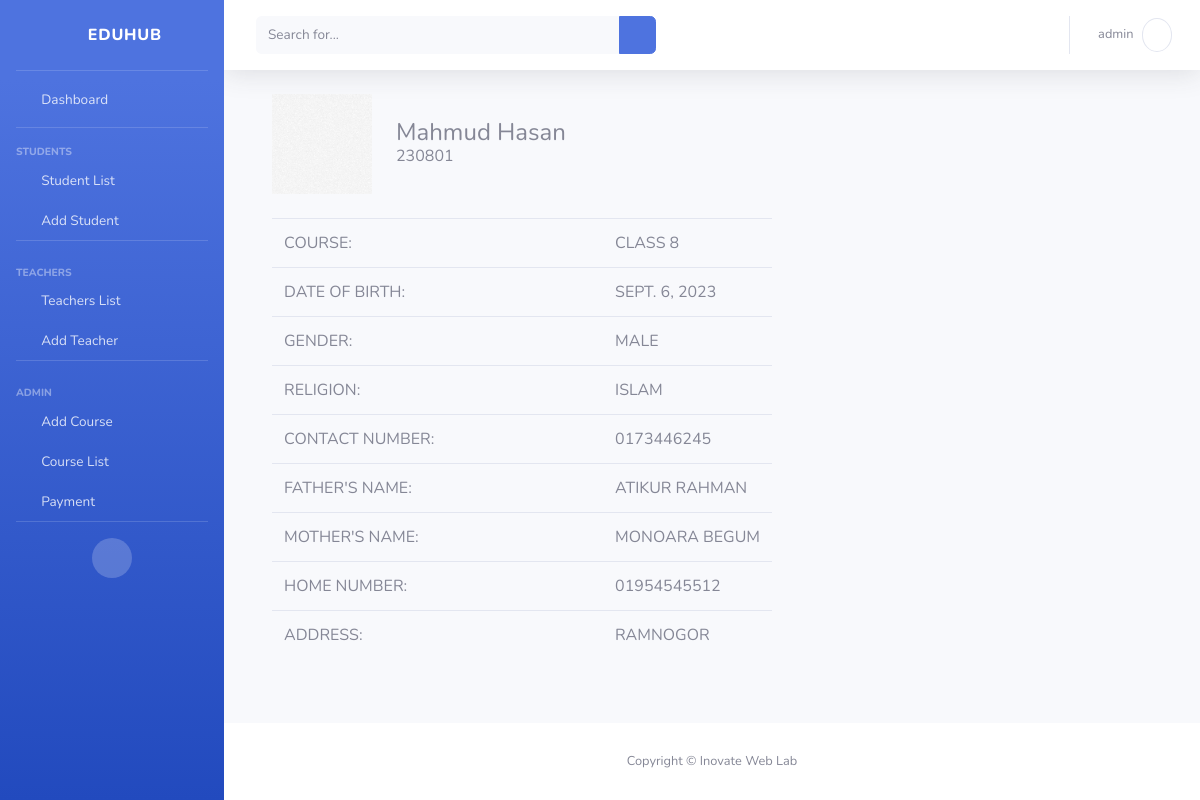
/student/9 (signed in), run on the app's committed database.
### main/models.py (models this page shows, shortened)
class Student(models.Model):
    GENDERS = (
        ('male', "Male"),
        ('female', 'Female'),
        ('custom', 'Custom'),
    )
    STATUS = (
        ('running', 'Running'),
        ('finished', 'Finished')
    )
    student_id = models.IntegerField(unique=True, null=True, blank=True)
    student_photo = models.ImageField(upload_to='student_photos/', null=True, blank=True)
    student_name = models.CharField(max_length=40, null=True, blank=True)
    date_of_birth = models.DateField(blank=True, null=True, default='N/A')
    gender = models.CharField(max_length=20,choices=GENDERS, null=True, blank=True, default='N/A')
    religion = models.CharField(max_length=20, null=True, blank=True, default='N/A')
    contact_number = models.CharField(max_length=20, null=True, blank=True, default='N/A')
    father_name = models.CharField(max_length=20, null=True, blank=True, default='N/A')
    mother_name = models.CharField(max_length=20, null=True, blank=True, default='N/A')
    home_number = models.CharField(max_length=20, null=True, blank=True, default='N/A')
    address = models.CharField(max_length=20, null=True, blank=True, default='N/A')
    course = models.ForeignKey(Course, on_delete=models.CASCADE, default=0)
    status = models.CharField(max_length=15, choices=STATUS, default="N/A")

class Course(models.Model):
    FEE_TYPES = (
        ('one-time', 'One-time'),
        ('monthly', 'Monthly'),
    )
    course_name = models.CharField(max_length=100, null=True, blank=True)
    desc = models.TextField(null=True, blank=True, default='N/A')
    fee_type = models.CharField(max_length=20, choices=FEE_TYPES)
    fee = models.IntegerField(null=True, blank=True)
    first_roll = models.IntegerField(default=1)
    def __str__(self) -> str:
        return self.course_name

### EduHub/views.py (the view)
# urls.py: path('student/<int:id>', views.single_student, name="single-student"),
def single_student(request, id):
    student = Student.objects.get(id=id)
    return render(request, 'single_student.html', {'student': student})

### templates/single_student.html
{% extends 'base.html' %}
{% load static %}
{% block body %}
<div class="contaianer ml-4">
    <div class="d-flex">
        {% if student.student_photo %}
        <img src="{{student.student_photo.url}}" alt="" height="100">
        {% else %}
        <img src="{% static 'img/student.png' %}" alt="" height="100">
        {% endif %}
        <div class="h4 mt-4 ml-4">
            {{student.student_name}}
            <div class="h6">{{student.student_id}}</div>
        </div>
    </div>
    <table class="table mt-4" style="max-width: 500px;">
        <tr>
            <td class="col">Course:</td>
            <td class="col">{{student.course}}</td>
        </tr>
        <tr>
            <td class="col">Date Of Birth:</td>
            <td class="col">{{student.date_of_birth}}</td>
        </tr>
        <tr>
            <td class="col">Gender:</td>
            <td class="col">{{student.gender}}</td>
        </tr>
        <tr>
            <td class="col">RELIGION:</td>
            <td class="col">{{student.religion}}</td>
        </tr>
        <tr>
            <td class="col">CONTACT NUMBER:</td>
            <td class="col">{{student.contact_number}}</td>
        </tr>
        <tr>
            <td class="col">FATHER'S NAME:</td>
            <td class="col">{{student.father_name}}</td>
        </tr>
        <tr>
            <td class="col">Mother's Name:</td>
            <td class="col">{{student.mother_name}}</td>
        </tr>
        <tr>
            <td class="col">Home Number:</td>
            <td class="col">{{student.home_number}}</td>
        </tr>
        <tr>
            <td class="col">Address:</td>
            <td class="col">{{student.address}}</td>
        </tr>
    </table>
</div>
{% endblock %}

### templates/base.html (shortened to what this page needs)
{% load static %}
<!DOCTYPE html>
<html lang="en">
<head>
    <link href="{% static 'vendor/fontawesome-free/css/all.min.css' %}" rel="stylesheet" type="text/css">
    <link href="{% static 'css/bootstrap.min.css' %}" rel="stylesheet">
</head>
<body id="page-top">
    <div id="wrapper">
        <ul class="navbar-nav bg-gradient-primary sidebar sidebar-dark accordion" id="accordionSidebar">
            <a class="sidebar-brand d-flex align-items-center justify-content-center" href="{% url 'index' %}">
                <div class="sidebar-brand-icon rotate-n-15">
                    <i class="fas fa-laugh-wink"></i>
                </div>
                <div class="sidebar-brand-text mx-3">EduHub</div>
            </a>
            <hr class="sidebar-divider my-0">
            <li class="nav-item">
                <a class="nav-link" href="{% url 'index' %}">
                    <i class="fas fa-fw fa-tachometer-alt"></i>
                    <span>Dashboard</span></a>
            </li>
            <hr class="sidebar-divider">
            <div class="sidebar-heading">
                Students
            </div>
            <li class="nav-item">
                <a class="nav-link py-2" href="{% url 'student-list' %}">
                    <i class="fas fa-fw fa-users"></i>
                    <span>Student List</span></a>
            </li>
            <li class="nav-item">
                <a class="nav-link py-2" href="{% url 'add-student' %}">
                    <i class="fas fa-fw fa-user-plus"></i>
                    <span>Add Student</span></a>
            </li>
            <hr class="sidebar-divider">
            <div class="sidebar-heading pt-2">
                Teachers
            </div>
            <li class="nav-item">
                <a class="nav-link py-2" href="{% url 'teacher-list' %}">
                    <i class="fas fa-fw fa-user-tie"></i>
                    <span>Teachers List</span></a>
            </li>
            <li class="nav-item">
                <a class="nav-link py-2" href="{% url 'add-teacher' %}">
                    <i class="fas fa-fw fa-user-tie"></i>
                    <span>Add Teacher</span></a>
            </li>
            <hr class="sidebar-divider">
            <div class="sidebar-heading pt-2">
                Admin
            </div>
            <li class="nav-item">
                <a class="nav-link py-2" href="{% url 'add-course' %}">
                    <i class="fas fa-fw fa-graduation-cap"></i>
                    <span>Add Course</span></a>
            </li>
            <li class="nav-item">
                <a class="nav-link py-2" href="{% url 'course-list' %}">
                    <i class="fas fa-fw fa-graduation-cap"></i>
                    <span>Course List</span></a>
            </li>
            <li class="nav-item">
                <a class="nav-link py-2" href="#" data-bs-toggle="modal" data-bs-target="#exampleModal">
                    <i class="fas fa-fw fa-chart-area"></i>
                    <span>Payment</span></a>
            </li>
            <hr class="sidebar-divider d-none d-md-block">
            <div class="text-center d-none d-md-inline">
                <button class="rounded-circle border-0" id="sidebarToggle"></button>
            </div>
        </ul>
        <div id="content-wrapper" class="d-flex flex-column">
            <div id="content">
                <nav class="navbar navbar-expand navbar-light bg-white topbar mb-4 static-top shadow">
                    <form
                        class="d-none d-sm-inline-block form-inline mr-auto ml-md-3 my-2 my-md-0 mw-100 navbar-search">
                        <div class="input-group">
                            <input type="text" class="form-control bg-light border-0 small" placeholder="Search for..."
                                aria-label="Search" aria-describedby="basic-addon2">
                            <div class="input-group-append">
                                <button class="btn btn-primary" type="button">
                                    <i class="fas fa-search fa-sm"></i>
                                </button>
                            </div>
                        </div>
                    </form>
                    <ul class="navbar-nav ml-auto">
                        <li class="nav-item dropdown no-arrow">
                            <a class="nav-link dropdown-toggle" href="#" id="userDropdown" role="button"
                                data-toggle="dropdown" aria-haspopup="true" aria-expanded="false">
                                <span class="mr-2 d-none d-lg-inline text-gray-600 small">{{user.username}}</span>
                                <i class="fa fa-user rounded-circle border p-2"></i>
                            </a>
                        </li>
                    </ul>
                </nav>
                <div class="container-fluid">
                    {% block body %}
                    {% endblock %}
                </div>
            </div>
            <footer class="sticky-footer bg-white">
                <div class="container my-auto">
                    <div class="copyright text-center my-auto">
                        <span>Copyright &copy; Inovate Web Lab</span>
                    </div>
                </div>
            </footer>
        </div>
    </div>
</body>
</html>

### data on the page
Student: student_photo (picture), student_name "Mahmud Hasan", student_id "230801", course "CLASS 8", date_of_birth "SEPT. 6, 2023", gender "MALE", religion "ISLAM", contact_number "0173446245", father_name "ATIKUR RAHMAN", mother_name "MONOARA BEGUM", home_number "01954545512", address "RAMNOGOR"

### other printed values
{{ user.username }} "admin"
